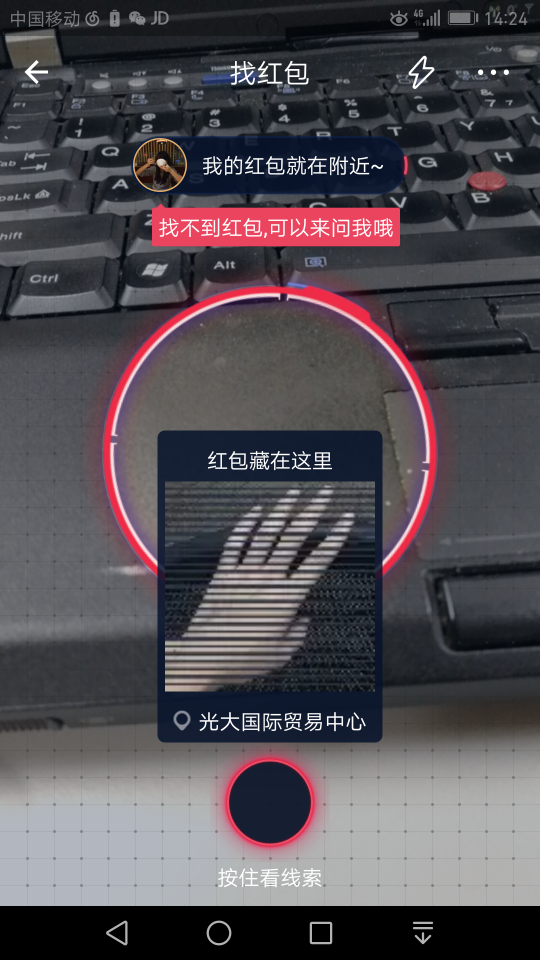
#> input picture Screenshot_20161226-142407.png, 1080 x 1920 px, found by its file name (shown at 1/2 size)
$ python getbonus_2.py
#> lines starting #> are read from the running program, lines starting #| are printed output that depends on the picture
#!/usr/bin/env python
# created by yao
# 2016.12.23
from PIL import Image
im = Image.open('E:/PythonDev/支付宝红包/Screenshot_20161226-142407.png')
#> im is the input picture: PIL image 1080x1920 RGB; mean R, G, B 82, 77.3, 83.1

imgWidth = 420 # width of the image you cut off
startX = 330
startY = 974 # the first line position-y
splitPoxis = 8 # split height
blackHeigh = 8 # black line height
s1 = 8
b1 = 6
s2 = 6
b2 = 10

maxLineNumber = 27
hMN = 30


# function to deal image
def pasteImg( startY, index):
    #print("inside index:", index)
    #第一次从上边沿取色覆盖
#> called with startY = 974, index = 0
    box = (startX, startY + splitPoxis*index-blackHeigh//2,startX + imgWidth,startY + splitPoxis*index)
    #print box
    region = im.crop(box)

    box_dealed = (startX,startY + splitPoxis * index,startX + imgWidth,startY + splitPoxis*index + blackHeigh//2)
    #print box
    #region_dealed = im.crop(box_dealed)

    im.paste( region, box_dealed )

    #第二次从下边沿取色块覆盖
    box = (startX, startY + splitPoxis*index + blackHeigh, startX + imgWidth, startY + splitPoxis * index + blackHeigh*3//2)
    #print box
    region = im.crop(box)

    box_dealed = (startX,startY + splitPoxis * index + blackHeigh//2, startX + imgWidth, startY + splitPoxis*index + blackHeigh)
    #print box
    #region_dealed = im.crop(box_dealed)

    im.paste( region, box_dealed )


pasteImg(startY, 0)

#for index in range(1,maxLineNumber):
for index in range(1,hMN):
    #print("outside index:", index)
    pasteImg( startY, index )


im.save('IMG_0257.dealed.jpg')
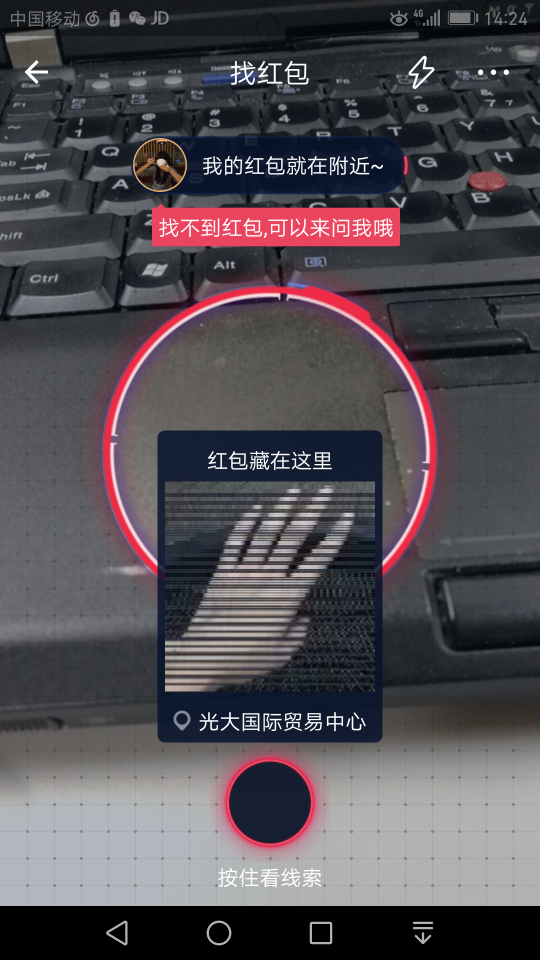
#> saved as IMG_0257.dealed.jpg: PIL image 1080x1920 RGB (shown at 1/2 size); mean R, G, B 82, 77.3, 83.1
im.show()

$ run again, with Screenshot_20161226-174941.png copied over Screenshot_20161226-142407.png
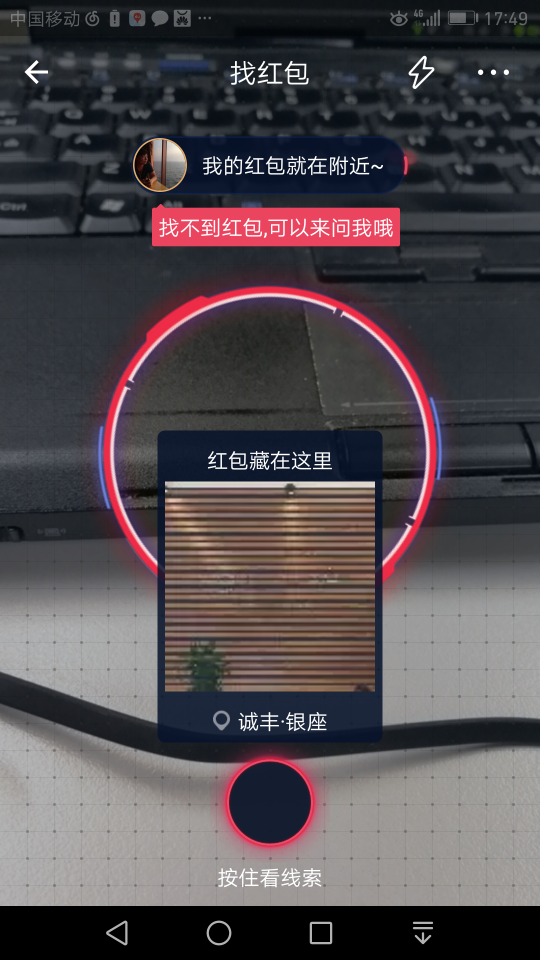
#> input picture Screenshot_20161226-174941.png, 1080 x 1920 px, found by its file name (shown at 1/2 size)
#> im is the input picture: PIL image 1080x1920 RGB; mean R, G, B 80.8, 74.4, 78.7
#> `im.save('IMG_0257.dealed.jpg')`:
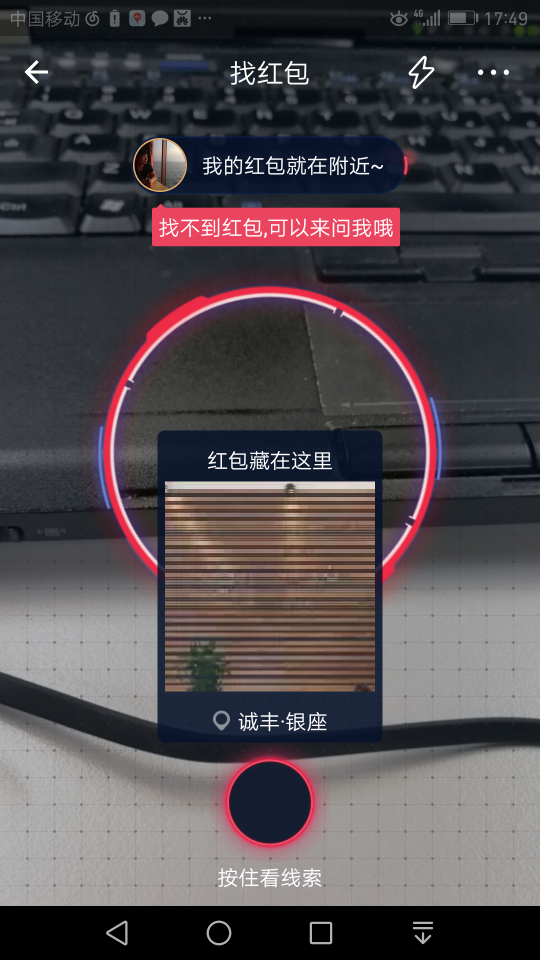
#> saved as IMG_0257.dealed.jpg: PIL image 1080x1920 RGB (shown at 1/2 size); mean R, G, B 80.9, 74.5, 78.8
